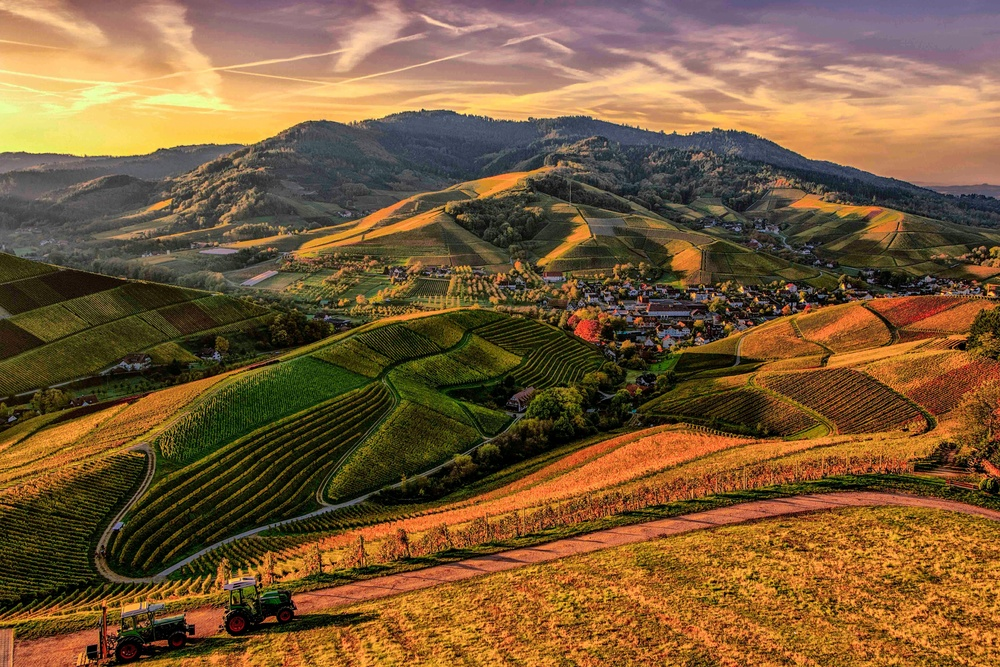
#> input picture References/Image_Samples/sample01.jpg, 1000 x 667 px, shrunk from 5472 x 3648 before the run
$ python color_seperations.py
#> lines starting #> are read from the running program, lines starting #| are printed output that depends on the picture
from matplotlib import pyplot

img_location = input('Enter the location of the image:\n')
#> the answer given: ../Image_Samples/sample01.jpg

img = pyplot.imread(img_location)
#> img is the input picture: shape (667, 1000, 3); mean R, G, B 122.7, 91.6, 55.8


def RGB(img):
    height, width, channel = img.shape
#> height = 667; width = 1000; channel = 3
    imgR = img.copy()
    imgG = img.copy()
    imgB = img.copy()

    # Red color:
    for i in range(height):
        for j in range(width):
            if channel == 3:
                imgR[i][j] = (imgR[i][j][0], 0, 0)
                imgG[i][j] = (0, imgG[i][j][1], 0)
                imgB[i][j] = (0, 0, imgB[i][j][2])
            elif channel == 4:
                imgR[i][j] = (imgR[i][j][0], 0, 0, imgR[i][j][3])
                imgG[i][j] = (0, imgG[i][j][1], 0, imgG[i][j][3])
                imgB[i][j] = (0, 0, imgB[i][j][2], imgB[i][j][3])
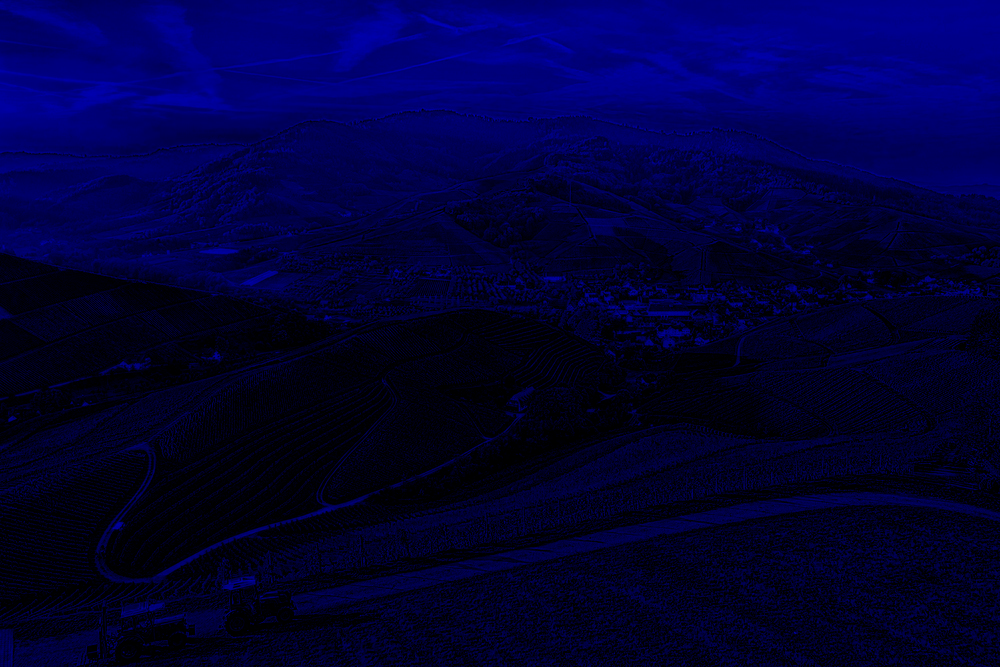
#> imgB: shape (667, 1000, 3); mean R, G, B 0, 0, 55.8
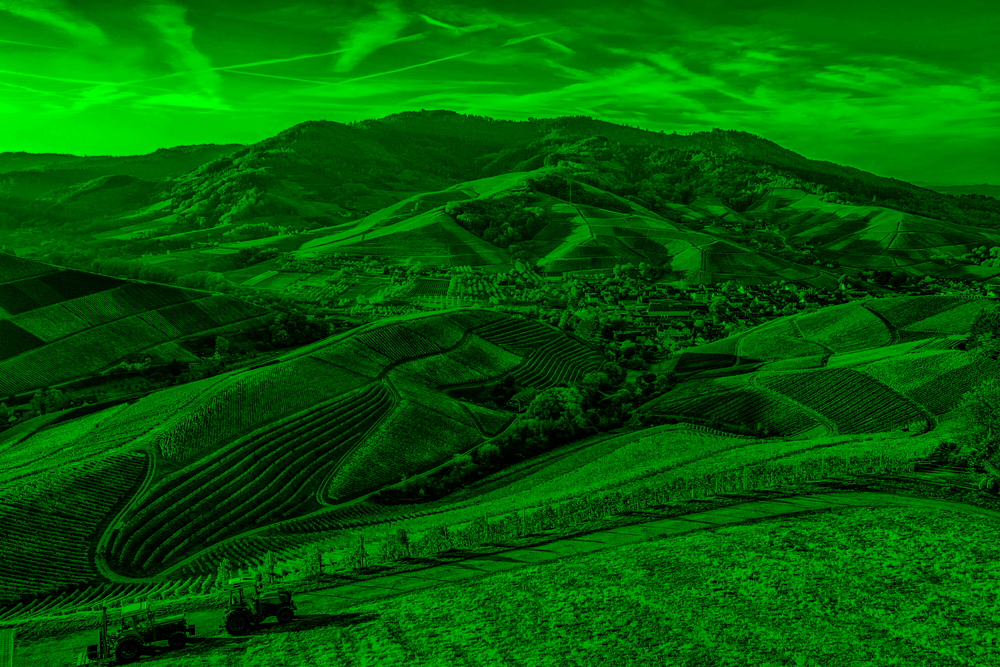
#> imgG: shape (667, 1000, 3); mean R, G, B 0, 91.6, 0
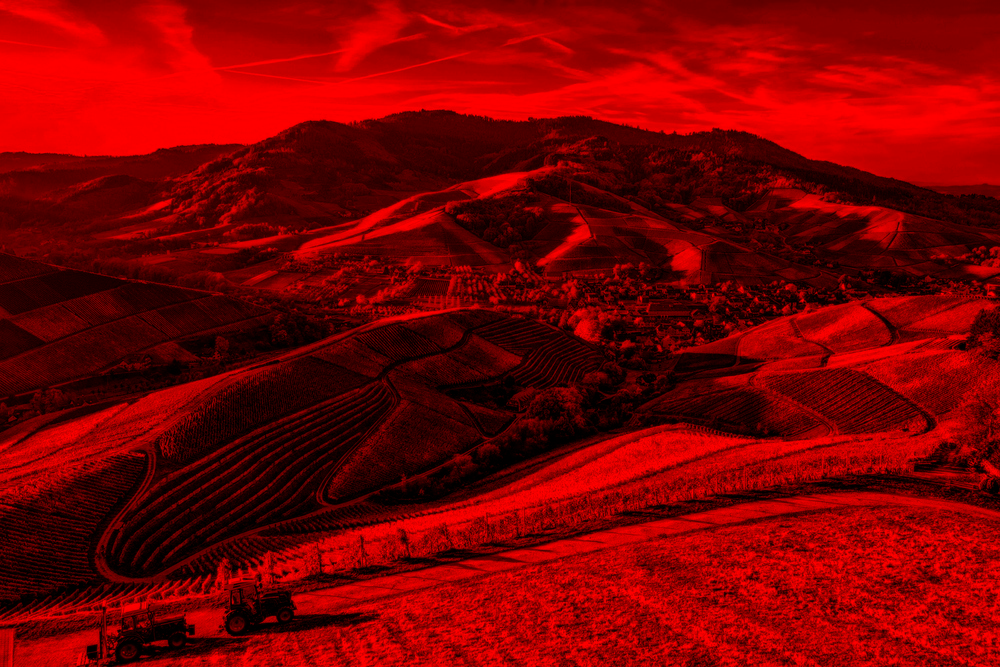
#> imgR: shape (667, 1000, 3); mean R, G, B 122.7, 0, 0

    window, canvas = pyplot.subplots(2, 2)
    canvas[0, 0].imshow(img)
    canvas[0, 1].imshow(imgR)
    canvas[1, 0].imshow(imgG)
    canvas[1, 1].imshow(imgB)
    pyplot.show()
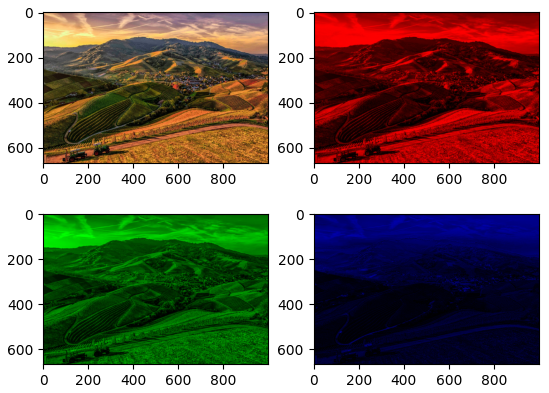
#> figure drawn by matplotlib, 4 panels


RGB(img)
